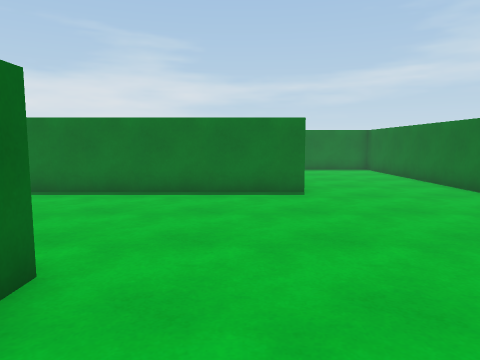
View 1 (above)

17 first-person views from a walk through a scene from a Unity 3-D project. The camera is 1.3 m above the floor, tilts 6° down and sees 70° across. The floor is counted in squares, 1 m on a side. Each view is taken from the middle of a square. On the plan, view 1 faces up. The plan holds only what a view shows up to about 15 squares ahead; the rest is blank. The player character is not drawn. Some animated figures are left out.

View 2
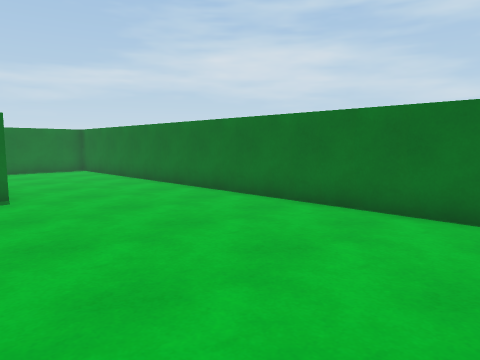

View 3
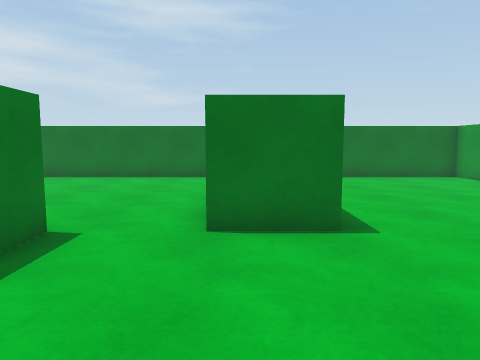

View 4
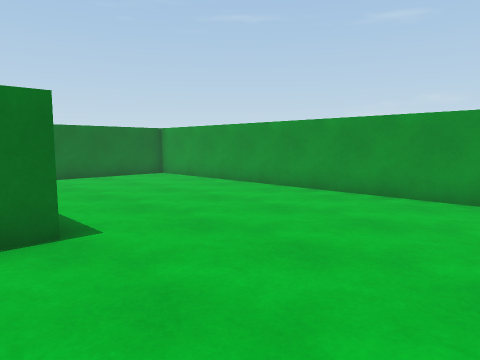

View 5
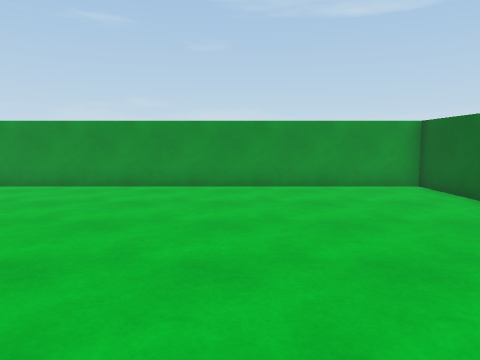

View 6
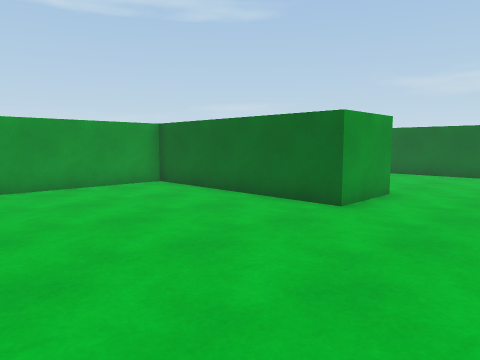

View 7
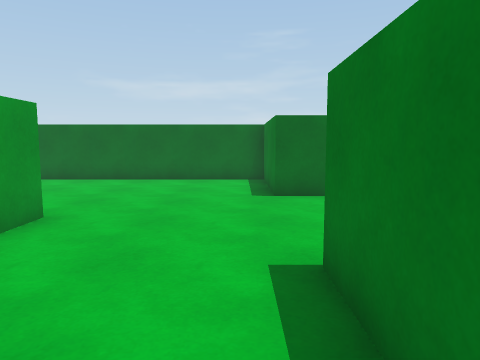

View 8
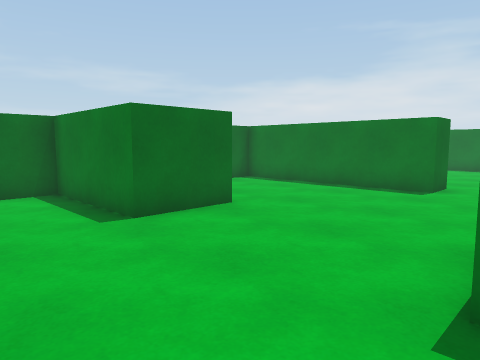

View 9
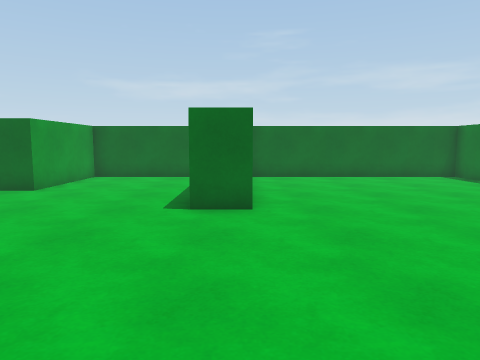

View 10
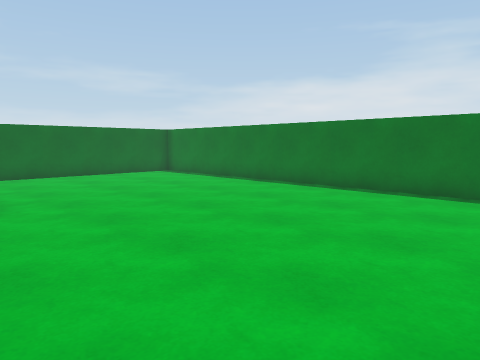

View 11
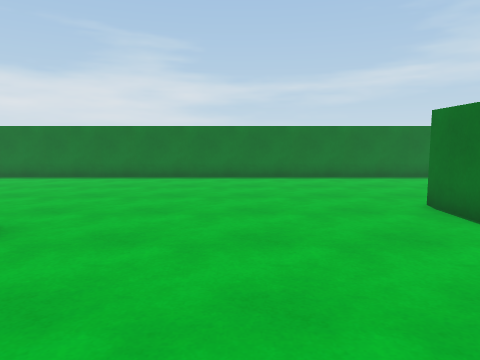

View 12
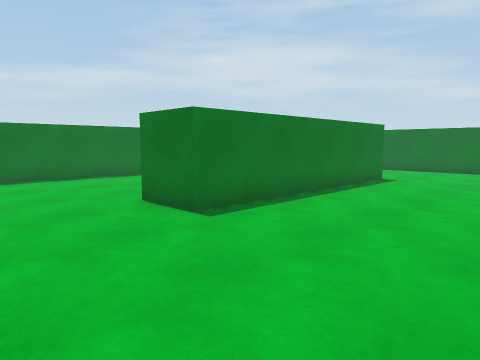

View 13
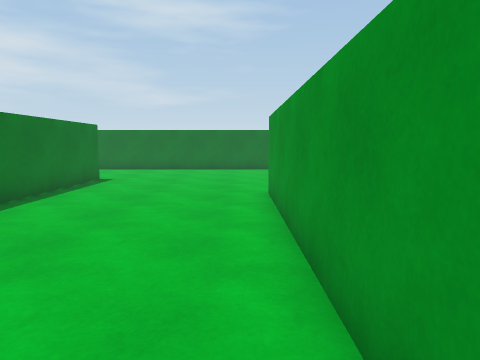

View 14
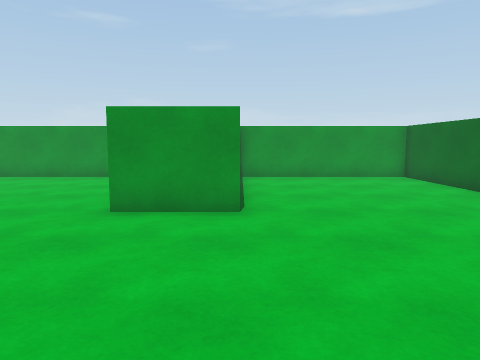

View 15
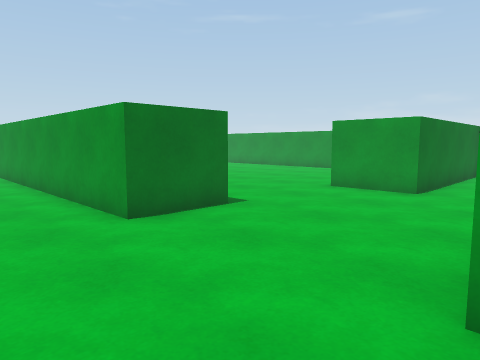

View 16
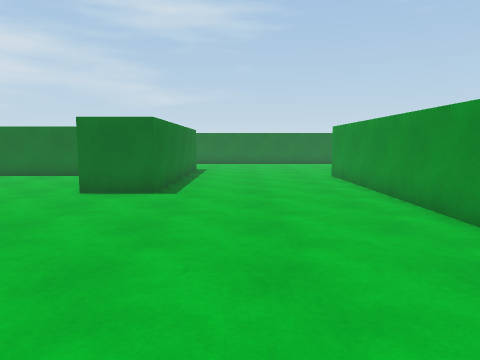

View 17
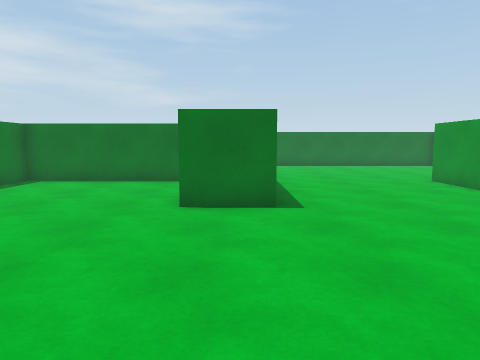

### Floor plan
Points are (right, up) in squares from view 1. A wall is a line through its corners. A room is listed if a view was taken in it or the views show most of it. See-through windows are left out.
Room 1 (views 1, 2, 3, 4, 5, 6, 7, 8, 9, 10, 11, 12, 13, 14, 15, 16, 17)
walls: (-10.1, 0.9) (-12.5, 0.9) (-12.5, 3.2) (-2, 3.2) (-2, 2.8); (-2, 0.9) (-3, 0.9); (-14.7, 9.4) (-14.7, 8) (-21.5, 8) (-21.5, 3.2) (-17.5, 3.2) (-17.5, 0.9) (-21.5, 0.9) (-21.5, -10.5) (-15, -10.5) (-15, -3.5) (-12.5, -3.5) (-12.5, -10.5) (6.5, -10.5) (6.5, -6); (-2, -3.6) (-2, -1.5); (-2, 12.1) (-2, 17.5) (-21.5, 17.5) (-21.5, 9.5); (1.9, 9.2) (-7, 9.2) (-7, 11.2); (6.5, -0.8) (6.5, 15.1); (3.9, 17.5) (3.2, 17.5)

Positions as (right, up) in squares from view 1, and headings:
1: (0, 0), facing up
2: (0, 0), facing up-right
3: (-7, -2), facing right
4: (-7, -2), facing down-right
5: (-7, 0), facing down
6: (-6, 0), facing down-left
7: (-9, 0), facing left
8: (-12, -2), facing up-left
9: (-8, 9), facing left
10: (-7, 8), facing up-left
11: (-11, 4), facing up
12: (-11, 4), facing up-right
13: (-11, 4), facing right
14: (-15, 3), facing down
15: (-18, 6), facing down-right
16: (-16, 7), facing right
17: (-14, 10), facing right
